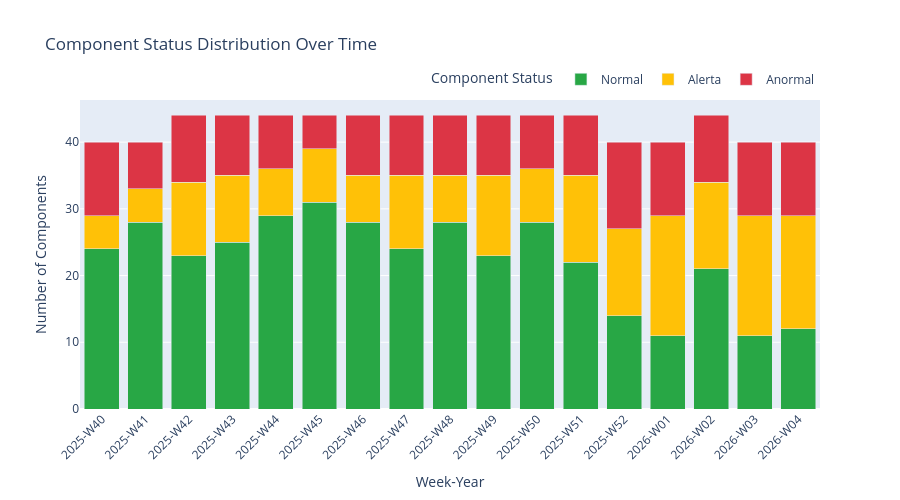

Source (notebook cell):
### Code cell
# Visualization 2: Component Status Distribution Over Time
print("Creating Component Status Distribution chart...")

component_status_counts = classified_df.groupby(['week_label', 'component_status']).size().reset_index(name='count')

fig_components = px.bar(
    component_status_counts,
    x='week_label',
    y='count',
    color='component_status',
    title='Component Status Distribution Over Time',
    labels={
        'week_label': 'Week-Year',
        'count': 'Number of Components',
        'component_status': 'Component Status'
    },
    color_discrete_map=status_colors,
    category_orders={'component_status': ['Normal', 'Alerta', 'Anormal', 'InsufficientData']},
    barmode='stack',
    height=500
)

fig_components.update_layout(
    xaxis_tickangle=-45,
    font=dict(size=12),
    legend=dict(orientation="h", yanchor="bottom", y=1.02, xanchor="right", x=1)
)

fig_components.show()
print("✓ Component status chart created")

### Figure 1 — Plotly figure (JSON) as saved in the notebook; plotly's stock layout.template omitted (floating-point values rounded to 4 significant figures)
{"data": [{"hovertemplate": "Component Status=Normal<br>Week-Year=%{x}<br>Number of Components=%{y}<extra></extra>", "legendgroup": "Normal", "marker": {"color": "#28a745", "pattern": {"shape": ""}}, "name": "Normal", "orientation": "v", "showlegend": true, "textposition": "auto", "type": "bar", "x": ["2025-W40", "2025-W41", "2025-W42", "2025-W43", "2025-W44", "2025-W45", "2025-W46", "2025-W47", "2025-W48", "2025-W49", "2025-W50", "2025-W51", "2025-W52", "2026-W01", "2026-W02", "2026-W03", "2026-W04"], "xaxis": "x", "y": [24, 28, 23, 25, 29, 31, 28, 24, 28, 23, 28, 22, 14, 11, 21, 11, 12], "yaxis": "y"}, {"hovertemplate": "Component Status=Alerta<br>Week-Year=%{x}<br>Number of Components=%{y}<extra></extra>", "legendgroup": "Alerta", "marker": {"color": "#ffc107", "pattern": {"shape": ""}}, "name": "Alerta", "orientation": "v", "showlegend": true, "textposition": "auto", "type": "bar", "x": ["2025-W40", "2025-W41", "2025-W42", "2025-W43", "2025-W44", "2025-W45", "2025-W46", "2025-W47", "2025-W48", "2025-W49", "2025-W50", "2025-W51", "2025-W52", "2026-W01", "2026-W02", "2026-W03", "2026-W04"], "xaxis": "x", "y": [5, 5, 11, 10, 7, 8, 7, 11, 7, 12, 8, 13, 13, 18, 13, 18, 17], "yaxis": "y"}, {"hovertemplate": "Component Status=Anormal<br>Week-Year=%{x}<br>Number of Components=%{y}<extra></extra>", "legendgroup": "Anormal", "marker": {"color": "#dc3545", "pattern": {"shape": ""}}, "name": "Anormal", "orientation": "v", "showlegend": true, "textposition": "auto", "type": "bar", "x": ["2025-W40", "2025-W41", "2025-W42", "2025-W43", "2025-W44", "2025-W45", "2025-W46", "2025-W47", "2025-W48", "2025-W49", "2025-W50", "2025-W51", "2025-W52", "2026-W01", "2026-W02", "2026-W03", "2026-W04"], "xaxis": "x", "y": [11, 7, 10, 9, 8, 5, 9, 9, 9, 9, 8, 9, 13, 11, 10, 11, 11], "yaxis": "y"}], "layout": {"barmode": "stack", "font": {"size": 12}, "height": 500, "legend": {"orientation": "h", "title": {"text": "Component Status"}, "tracegroupgap": 0, "x": 1, "xanchor": "right", "y": 1.02, "yanchor": "bottom"}, "title": {"text": "Component Status Distribution Over Time"}, "xaxis": {"anchor": "y", "domain": [0, 1], "tickangle": -45, "title": {"text": "Week-Year"}}, "yaxis": {"anchor": "x", "domain": [0, 1], "title": {"text": "Number of Components"}}}}
